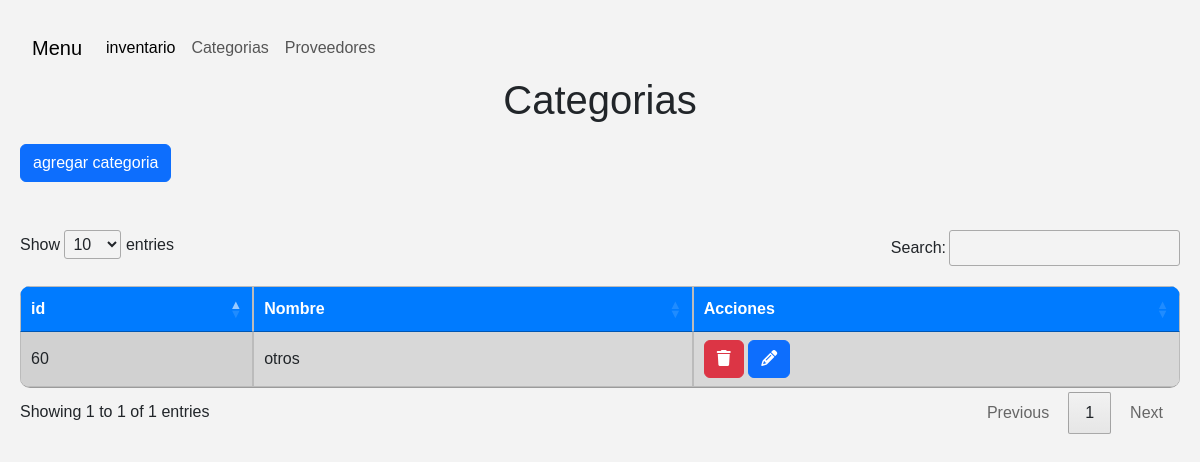
The page /categorys/ on the database as committed earlier.
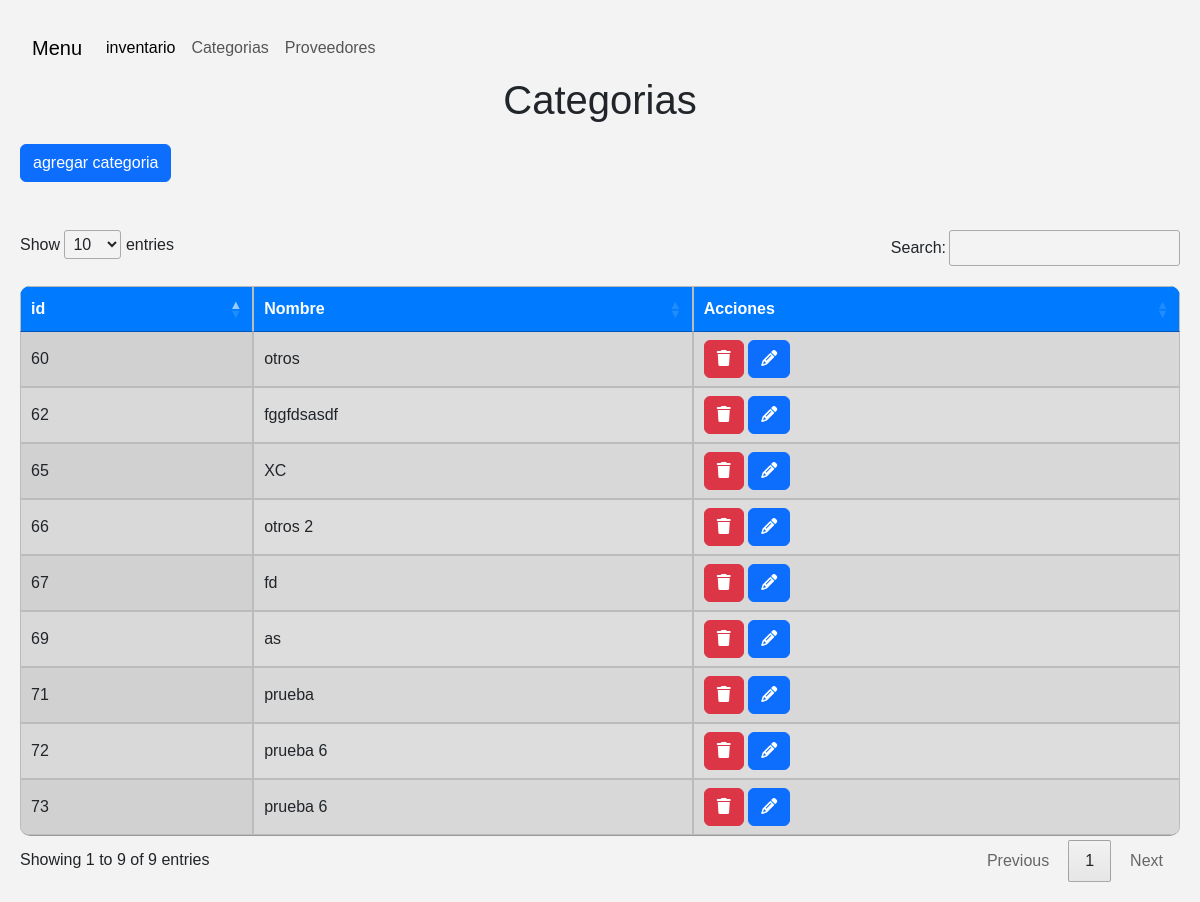
The same page on the database as committed later.
### inventario/models.py (models this page shows)
class Category(models.Model):
    name = models.CharField(max_length=50)
    status = models.BooleanField(default=True)

### inventario/views.py (the view)
# urls.py: path('categorys/', listCategorys, name='listCategorys'),
def listCategorys(request):
        categorys = Category.objects.filter(status=True)
        return render(request,'category.html', {
            'form': CategoryForms,
            'categorys': categorys
        })

### inventario/templates/category.html (shortened to what this page needs)
{% extends 'layout.html' %} {% block content %}
<h1>Categorias</h1>
  <button type="button" class="btn btn-primary" data-bs-toggle="modal" data-bs-target="#exampleModal">
    agregar categoria
  </button>
  <br>
  <br>
  <br>
    <table id="miTabla" class="display" style="width:100%">
        <thead>
            <tr>
              <th>id</th>
              <th>Nombre</th>
              <th>Acciones</th>
            </tr>
        </thead>
        <tbody>
          {% for category in categorys %}
          <tr>
            <td>{{ category.id }}</td>
            <td>{{ category.name }}</td>
              <form id="delete-form-{{ category.id }}" action="{% url 'category_remove' category.id %}" method='POST'>
                <td><button type="button" class="btn btn-danger delete-button" data-form="delete-form-{{ category.id }}"><i class="fa-solid fa-trash"></i></button>
              </form>
              <button class="cargarURL btn btn-primary" data-bs-toggle="modal" data-bs-target="#editModal" data-url="{% url 'category_edit' category.id %}"><i class="fa-solid fa-pencil"></i></button>
          </tr>
        {% endfor %}
        </tbody>
    </table>
{% endblock %}

Rows that differ between the two databases and show on the page:
added Category: id "62", name "fggfdsasdf"
added Category: id "65", name "XC"
added Category: id "66", name "otros 2"
added Category: id "67", name "fd"
added Category: id "69", name "as"
added Category: id "71", name "prueba"
added Category: id "72", name "prueba 6"
added Category: id "73", name "prueba 6"
Other text that changed with them:
text written by a page script: "Show entries Search: Showing 1 to 1 of 1 entries Previous 1 Next" → "Show entries Search: Showing 1 to 9 of 9 entries Previous 1 Next"
